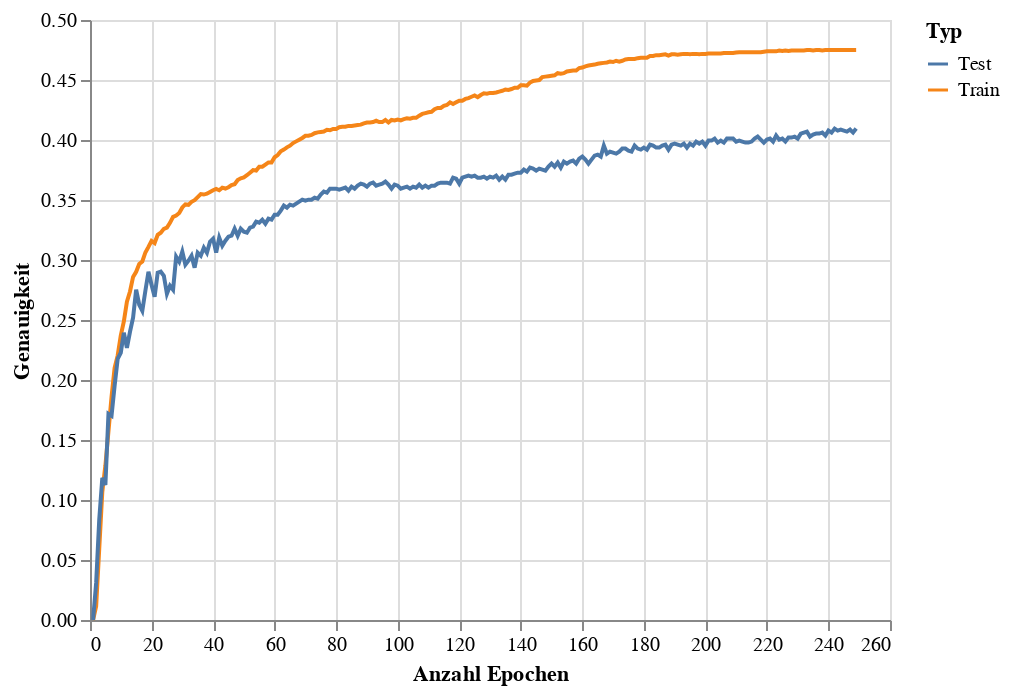

The cell this chart's notebook holds for it:
### Code cell
train_eval_accuracy_chart = alt.Chart(accuracy_df).mark_line().encode(
    x = alt.X('Epoch',title='Anzahl Epochen'),
    y = alt.Y('Accuracy',title='Genauigkeit'),
    color = alt.Color('Type',title='Typ')
)
train_eval_accuracy_chart

### Figure 1 — Vega-Lite specification as saved in the notebook (floating-point values rounded to 4 significant figures; data arrays with more than 128 entries replaced by an {"elided": "..."} marker saying what was removed)
{"config": {"view": {"continuousWidth": 400, "continuousHeight": 300}}, "data": {"name": "data-33e061d365e260173aeb95331e66adba"}, "mark": "line", "encoding": {"color": {"field": "Type", "title": "Typ", "type": "nominal"}, "x": {"field": "Epoch", "title": "Anzahl Epochen", "type": "quantitative"}, "y": {"field": "Accuracy", "title": "Genauigkeit", "type": "quantitative"}}, "$schema": "https://vega.github.io/schema/vega-lite/v4.17.0.json", "datasets": {"data-33e061d365e260173aeb95331e66adba": {"elided": "498 records"}}}
